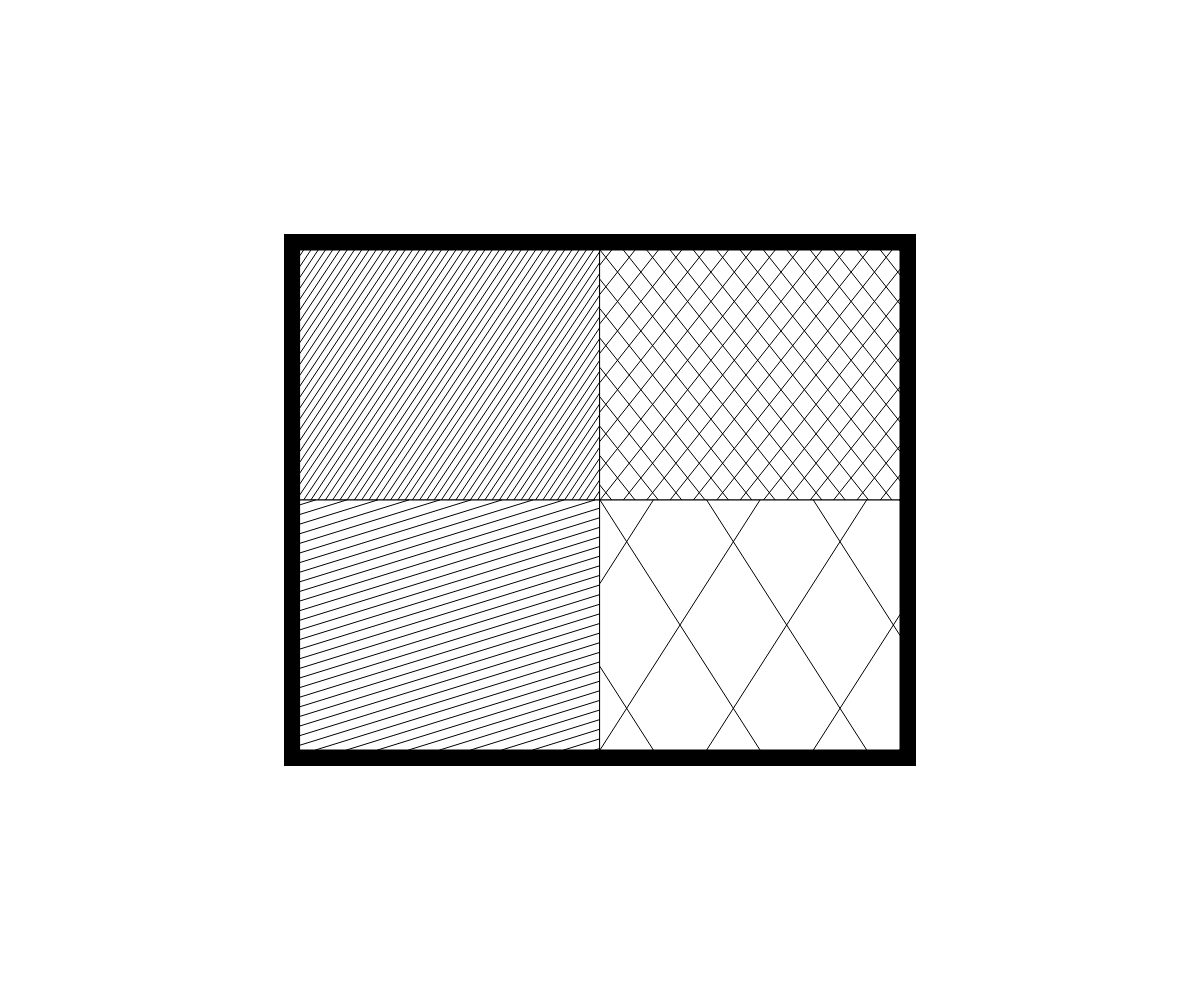
Frame 1 (no input)
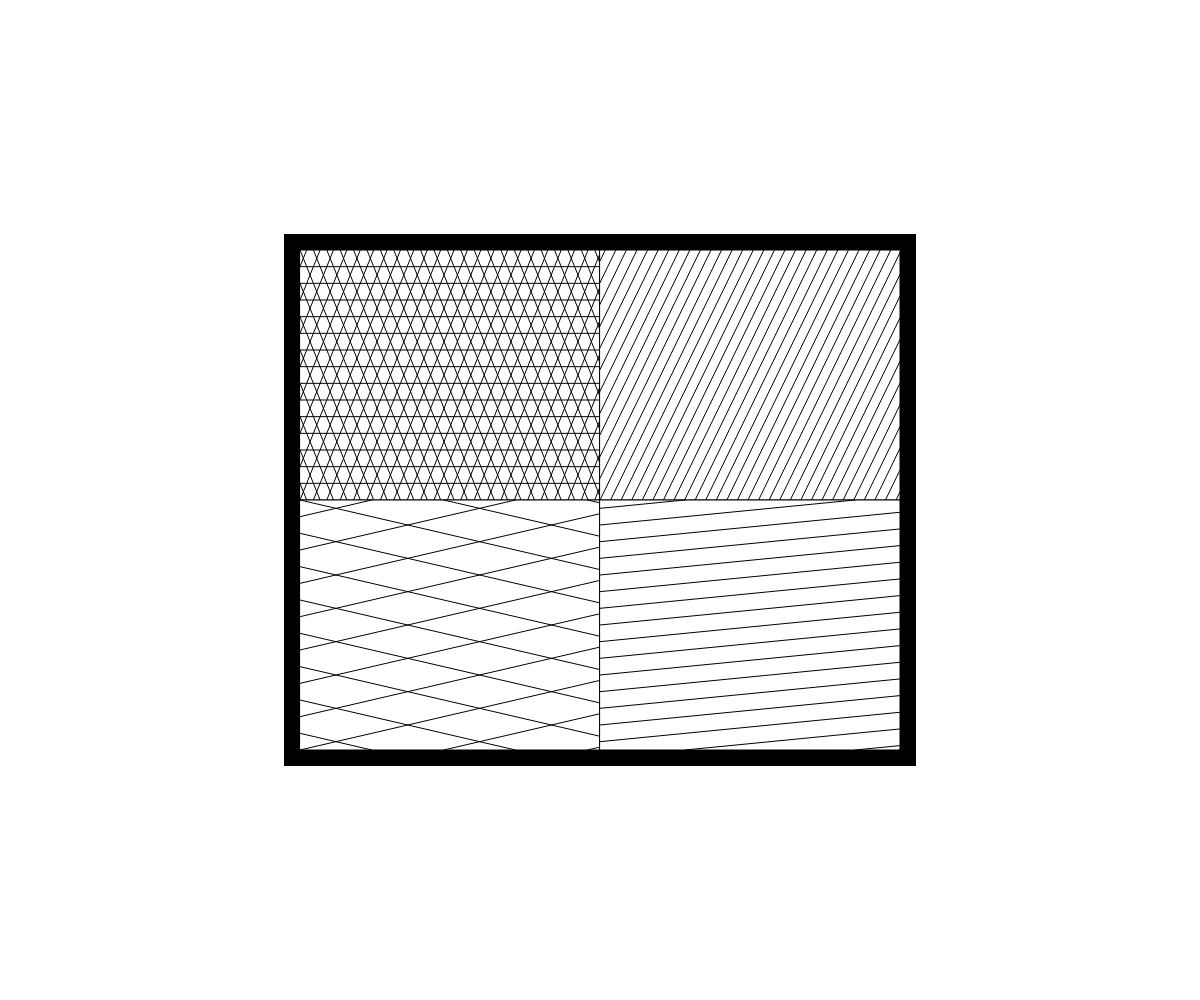
Frame 60 (no input)
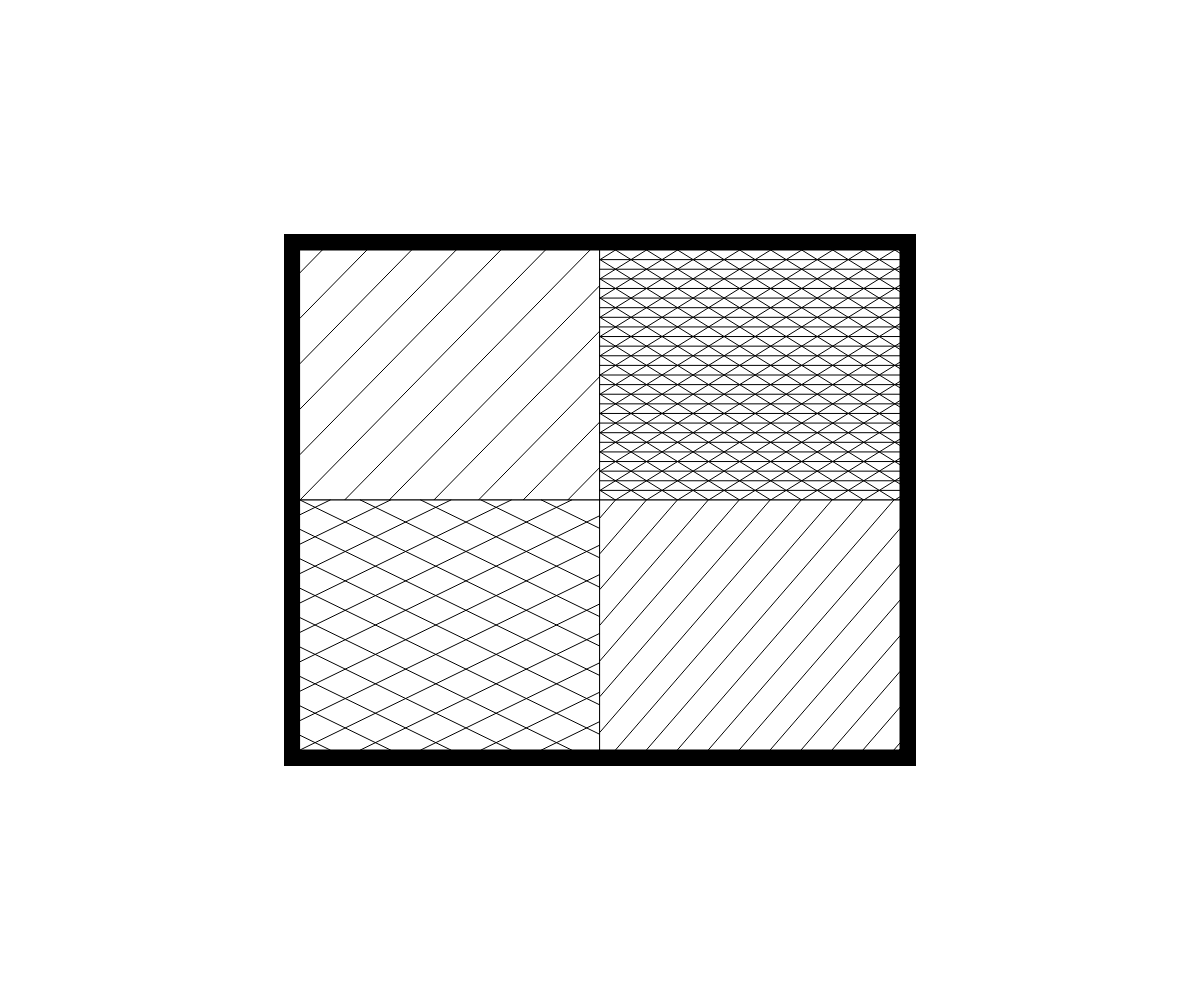
Frame 120 (the mouse pressed at the canvas centre since frame 60)

The p5.js sketch that drew these frames (run headless with seeded random() and noise() and a simulated clock; from frame 60 on, the mouse is pressed at the canvas centre):

// p5.js sketch
// ── sketch.js
var blocks
let res_x, res_y
function setup() {
  createCanvas(windowWidth, windowHeight)
  // noSmooth()
  frameRate(60)
  smooth()

  res_x = 2
  res_y = 2
  blocks = []

  let m = 0.5
  let w = width / res_x * m
  let h = height / res_y * m
  for (let i = 0; i < res_x; i++) {
    for (let j = 0; j < res_y; j++) {
      let x = i * w + ((1 - m) / 2 * width)
      let y = j * h + ((1 - m) / 2 * height)

      blocks = blocks.concat(new MoireBlock(x, y, w, h))
    }
  }

}

function draw() {
  background(255)

  // rect(this.x, this.y, this.w, this.h)
  stroke(0)
  strokeWeight(32)

  rect(
    blocks[0].x, blocks[0].y,
    blocks[res_x - 1].x + blocks[res_x - 1].w,
    blocks[0].y + blocks[0].h,
  )

  blocks.forEach(block => {
    push()
    block.draw()
    pop()
  });

}

//
//
//

class MoireBlock {
  constructor(x, y, w, h) {
    this.x = x
    this.y = y
    this.w = w
    this.h = h

    this.num_segs = floor(random(0, 64 + 1))
    this.num_lines = floor(random(1, 3 + 1))
    // this.num_segs = 16
    // this.num_lines = 3
    // this.angles = [0.8, 0.8, 0,1]

    this.angles = []
    this.angles = this.angles.concat(random(0.01, 0.9))
    this.angles = this.angles.concat(this.angles[0])
    this.angles = this.angles.concat(0)

    this.t = 0
    this.count = floor(random(0, 60))
  }

  draw() {

    stroke(0)
    strokeWeight(1)
    rect(this.x, this.y, this.w, this.h)
    // strokeWeight(2)

    for (let i = 0; i < this.num_lines; i++) {

      if (this.angles[i] == 0 || this.angles[i] == 1) {

        if (this.angles[i] == 0) {
          let y_unit = this.h / this.num_segs
          for (let j = 1; j < this.num_segs; j++) {
            let y = this.y + (j + 0.0) * y_unit
            line(this.x, y, this.x + this.w, y)
          }
        } else {
          let x_unit = this.w / this.num_segs
          for (let j = 0; j < this.num_segs; j++) {
            let x = this.x + (j + 0.5) * x_unit
            line(x, this.y, x, this.y + this.h)
          }
        }

      } else {

        let th = this.angles[i] * PI / 2
        let tan_th = th == 0 ? 1 : tan(th)

        if (i == 1) {
          translate(this.x + this.w / 2, this.y + this.h / 2)
          scale(1, -1)
          translate(-(this.x + this.w / 2), -(this.y + this.h / 2))
        }

        for (let j = 0; j < this.num_segs * this.num_segs; j++) {
          let y = 2 * (j + 0.5) / this.num_segs
          let x = y / tan_th
          let a = 0
          let b = 0
          if (x > 1) { a = (x - 1) * tan_th }
          if (y > 1) { b = (y - 1) / tan_th }

          x = this.x + min(x, 1) * this.w
          y = this.y + min(y, 1) * this.h
          a = this.y + min(a, 1) * this.h
          b = this.x + min(b, 1) * this.w

          line(b, y, x, a)
        }

      }

    }

    if (this.count % 60 == 0) {
      this.num_segs = floor(random(0, 32 + 1))
      this.num_lines = floor(random(1, 3 + 1))
      this.angles = []
      this.angles = this.angles.concat(random(0.01, 0.9))
      this.angles = this.angles.concat(this.angles[0])
      this.angles = this.angles.concat(0)
    }

    // this.angles[0] = map(sin(this.t), -1, 1, 0.01, 0.8)
    // this.angles[1] = map(sin(this.t + 5.3246), -1, 1, 0.01, 0.8)
    // this.angles[1] = this.angles[0]

    this.t += 0.01
    this.count++
  }
}
